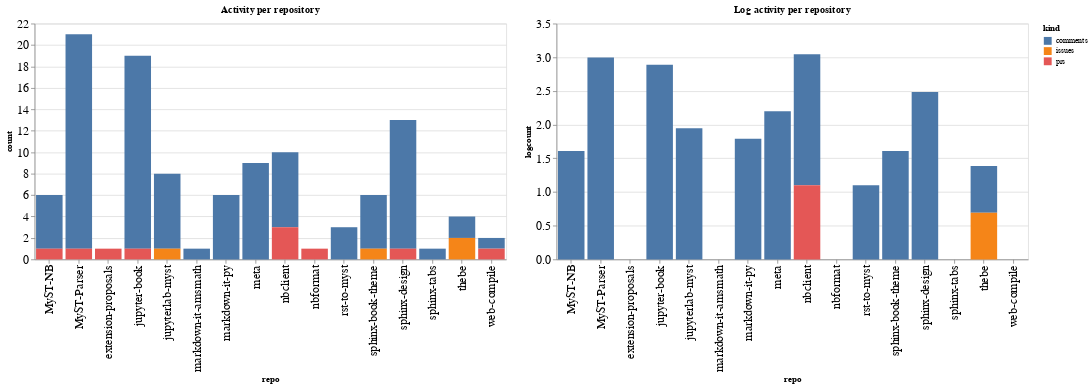

This figure's notebook cell:
### Code cell
ch1 = alt.Chart(repo_summaries, width=600, title="Activity per repository").mark_bar().encode(
    x='repo',
    y='count',
    color='kind',
    tooltip="kind"
)

ch2 = alt.Chart(repo_summaries, width=600, title="Log activity per repository").mark_bar().encode(
    x='repo',
    y='logcount',
    color='kind',
    tooltip="kind"
)

ch1 | ch2

### Figure 1 — Vega-Lite specification as saved in the notebook (floating-point values rounded to 4 significant figures)
{"config": {"axisLeft": {"labelFontSize": 15}, "axisBottom": {"labelFontSize": 15}}, "hconcat": [{"mark": "bar", "encoding": {"color": {"type": "nominal", "field": "kind"}, "tooltip": {"type": "nominal", "field": "kind"}, "x": {"type": "nominal", "field": "repo"}, "y": {"type": "quantitative", "field": "count"}}, "title": "Activity per repository", "width": 600}, {"mark": "bar", "encoding": {"color": {"type": "nominal", "field": "kind"}, "tooltip": {"type": "nominal", "field": "kind"}, "x": {"type": "nominal", "field": "repo"}, "y": {"type": "quantitative", "field": "logcount"}}, "title": "Log activity per repository", "width": 600}], "data": {"name": "data-ad48797492e441b2c9041f3b9473fb0d"}, "$schema": "https://vega.github.io/schema/vega-lite/v4.8.1.json", "datasets": {"data-ad48797492e441b2c9041f3b9473fb0d": [{"repo": "MyST-NB", "kind": "comments", "count": 5, "logcount": 1.609}, {"repo": "MyST-NB", "kind": "prs", "count": 1, "logcount": 0.0}, {"repo": "MyST-Parser", "kind": "comments", "count": 20, "logcount": 2.996}, {"repo": "MyST-Parser", "kind": "prs", "count": 1, "logcount": 0.0}, {"repo": "extension-proposals", "kind": "prs", "count": 1, "logcount": 0.0}, {"repo": "jupyter-book", "kind": "comments", "count": 18, "logcount": 2.89}, {"repo": "jupyter-book", "kind": "prs", "count": 1, "logcount": 0.0}, {"repo": "jupyterlab-myst", "kind": "comments", "count": 7, "logcount": 1.946}, {"repo": "jupyterlab-myst", "kind": "issues", "count": 1, "logcount": 0.0}, {"repo": "markdown-it-amsmath", "kind": "comments", "count": 1, "logcount": 0.0}, {"repo": "markdown-it-py", "kind": "comments", "count": 6, "logcount": 1.792}, {"repo": "meta", "kind": "comments", "count": 9, "logcount": 2.197}, {"repo": "nbclient", "kind": "comments", "count": 7, "logcount": 1.946}, {"repo": "nbclient", "kind": "prs", "count": 3, "logcount": 1.099}, {"repo": "nbformat", "kind": "prs", "count": 1, "logcount": 0.0}, {"repo": "rst-to-myst", "kind": "comments", "count": 3, "logcount": 1.099}, {"repo": "sphinx-book-theme", "kind": "comments", "count": 5, "logcount": 1.609}, {"repo": "sphinx-book-theme", "kind": "issues", "count": 1, "logcount": 0.0}, {"repo": "sphinx-design", "kind": "comments", "count": 12, "logcount": 2.485}, {"repo": "sphinx-design", "kind": "prs", "count": 1, "logcount": 0.0}, {"repo": "sphinx-tabs", "kind": "comments", "count": 1, "logcount": 0.0}, {"repo": "thebe", "kind": "comments", "count": 2, "logcount": 0.6931}, {"repo": "thebe", "kind": "issues", "count": 2, "logcount": 0.6931}, {"repo": "web-compile", "kind": "comments", "count": 1, "logcount": 0.0}, {"repo": "web-compile", "kind": "prs", "count": 1, "logcount": 0.0}]}}
